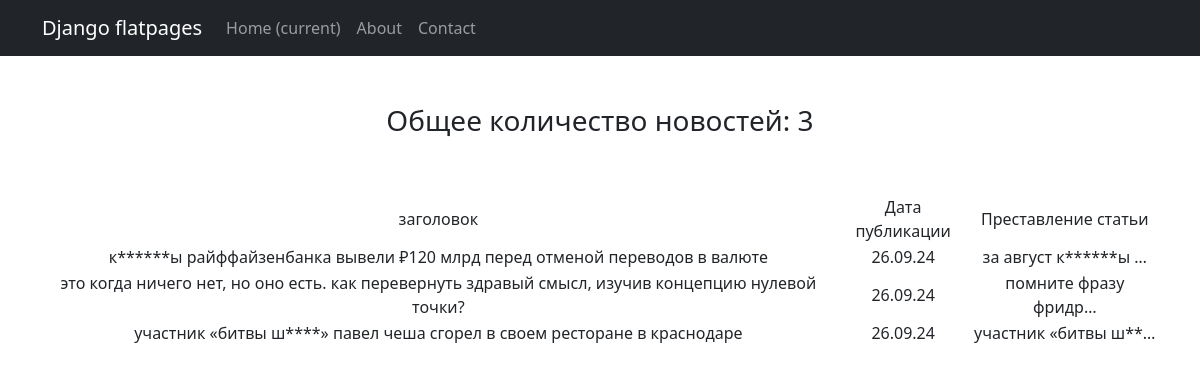
Page /news/ on the committed database.
### news/models.py (models this page shows, shortened)
class Post(models.Model):
    author = models.ForeignKey(Author, on_delete=models.DO_NOTHING)
    type = models.CharField(max_length=10, choices=TYPE_POST)
    date = models.DateTimeField(auto_now_add=True)
    category = models.ManyToManyField(Category, through='PostCategory')
    title = models.CharField(max_length=255)
    text = models.TextField()
    rating = models.IntegerField(default=0)

### news/views.py (the view)
# urls.py: path('', NewsList.as_view()),
class NewsList(ListView):
    model = Post
    ordering = '-date'
    template_name = 'news.html'
    context_object_name = 'news'

### news/templatetags/custom_filters.py (called while the page is built)
@register.filter()
def censor(value):
    for bad_words, norm_words in DIC_BAD_WORDS.items():
        value = value.lower().replace(bad_words.lower(), norm_words)
        print
    return value

### templates/news.html (shortened to what this page needs)
{% extends 'flatpages/default.html' %}
{% load custom_filters %}
{% block content %}
<br> </br>
<h3> Общее количество новостей: {{ news|length }} </h3>
<br> </br>
    <table>
        <tr>
            <td>заголовок</td>
            <td>Дата публикации</td>
            <td>Преставление статьи</td>
        </tr>
        {% for new in news %}
        <tr>
            <td>{{ new.title|censor }}</td>
            <td>{{ new.date|date:'d.m.y' }}</td>
            <td>{{ new.text|censor|truncatechars:20 }}</td>
        </tr>
        {% endfor %}
    </table>
{% endblock content %}

### templates/flatpages/default.html (shortened to what this page needs)
<!DOCTYPE html>
{% load static %}
<html lang="en">
    <head>
        <link href="{% static 'css/styles.css' %}" rel="stylesheet" />
    </head>
    <body>
        <nav class="navbar navbar-expand-lg navbar-dark bg-dark static-top">
           <div class="container">
               <a class="navbar-brand" href="#">Django flatpages</a>
               <div class="collapse navbar-collapse" id="navbarResponsive">
                   <ul class="navbar-nav ml-auto">
                       <li class="nav-item active">
                           <a class="nav-link" href="#">Home
                               <span class="sr-only">(current)</span>
                           </a>
                       </li>
                       <li class="nav-item">
                           <a class="nav-link" href="/about/">About</a>
                       </li>
                       <li class="nav-item">
                           <a class="nav-link" href="/contacts/">Contact</a>
                       </li>
                   </ul>
               </div>
           </div>
        </nav>
        <div class="container">
           <div class="row">
               <div class="col-lg-12 text-center">
                   {% block content %}{% endblock content %}
               </div>
           </div>
        </div>
    </body>
</html>

### rows in the picture
Post: title|censor "к******ы райффайзенбанка вывели ₽120 млрд перед отменой переводов в валюте", date "26.09.24", text|censor "за август к******ы …"
Post: title|censor "это когда ничего нет, но оно есть. как перевернуть здравый смысл, изучив концепцию нулевой точки?", date "26.09.24", text|censor "помните фразу фридр…"
Post: title|censor "участник «битвы ш****» павел чеша сгорел в своем ресторане в краснодаре", date "26.09.24", text|censor "участник «битвы ш**…"

### other values in the picture
{{ news|length }} "3"
